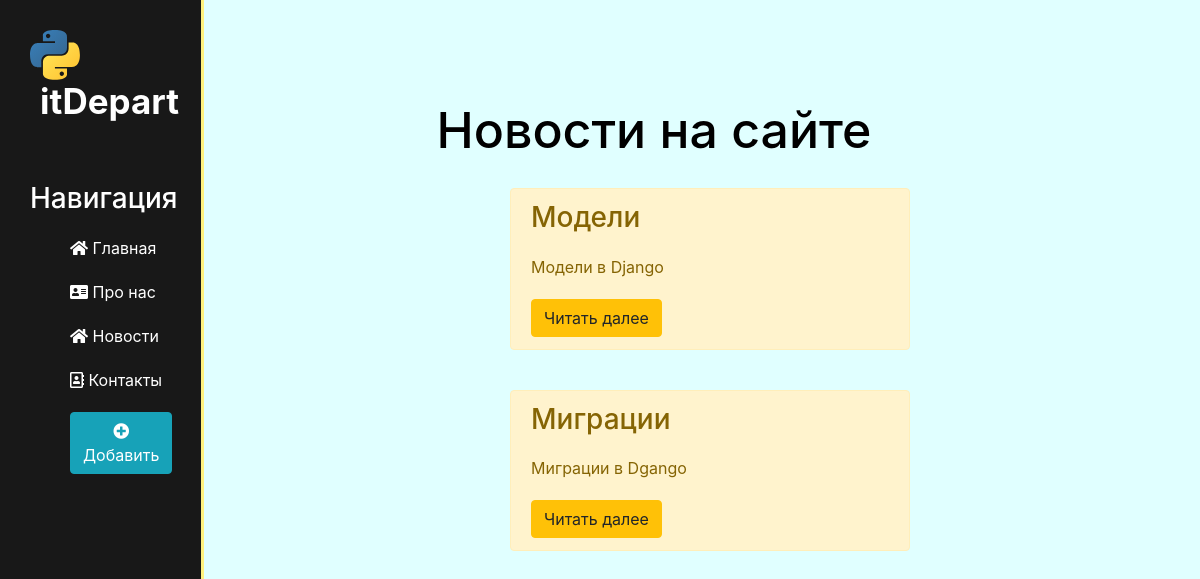
The page /news/ on the database as committed earlier.
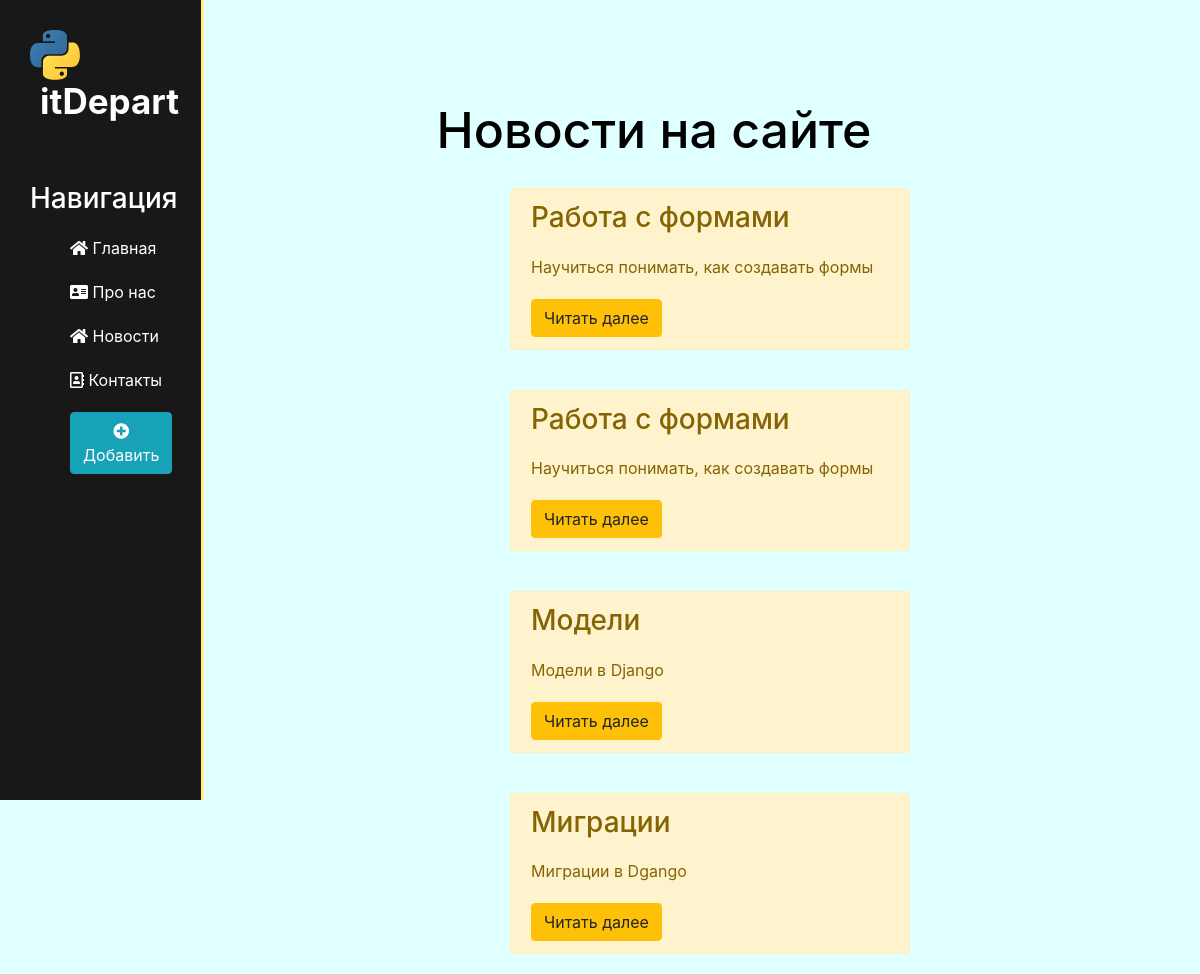
The same page on the database as committed later.
### news/models.py (models this page shows, shortened)
class Articles(models.Model):
    title = models.CharField('Название', max_length=50)
    anons = models.CharField('Анонс', max_length=250)
    full_text = models.TextField('Статья')
    date = models.DateTimeField('Дата публикации')
    class Meta:
        verbose_name = 'Новость'
        verbose_name_plural = 'Новости'

### news/views.py (the view)
# urls.py: path('', views.news_home, name='news_home'),
def news_home(request):
    news = Articles.objects.all().order_by('-date')
    return render(request, 'news/news_home.html', {'news': news})

### news/templates/news/news_home.html (shortened to what this page needs)
{% extends 'main/base.html'%}
{% block content %}
    <div class="features">
        <h1>Новости на сайте</h1>
        {% if news %}
            {% for el in news %}
                <div class="alert alert-warning">
                    <h3>{{ el.title }}</h3>
                    <p>{{ el.anons }}</p>
                    <a href="{% url 'news-detail' el.id %}" class="btn btn-warning">Читать далее</a>
                </div>
            {% endfor %}
        {%else %}
            <p>Новостей нет!</p>
        {% endif %}
    </div>
{% endblock %}

### main/templates/main/base.html (shortened to what this page needs)
{% load static %}
<!DOCTYPE html>
<html lang="en">
<head>
    <link rel="stylesheet" href='https://stackpath.bootstrapcdn.com/bootstrap/4.5.2/css/bootstrap.min.css'>
    <link rel="stylesheet" href="{% static 'main/css/main.css' %}">
    <link rel="stylesheet" href="https://use.fontawesome.com/releases/v5.8.2/css/all.css">
</head>
<body>
    <aside>
        <img src="{% static 'main/img/python-logo.svg' %}" alt="Логотип">
        <span class="logo">itDepart</span>
        <h3>Навигация</h3>
        <ul>
            <a href="{% url 'index' %}"><li><i class="fas fa-home"></i> Главная</li></a>
            <a href="{% url 'about' %}"><li><i class="fas fa-address-card"></i> Про нас</li></a>
            <a href="{% url 'news_home' %}"><li><i class="fas fa-home"></i> Новости</li></a>
            <a href=""><li><i class="far fa-address-book"></i> Контакты</li></a>
            <a href="{% url 'create' %}"><li><button class="btn btn-info"><i class="fas fa-plus-circle"></i> Добавить</li></a>
        </ul>
    </aside>
    <main>
        {% block content %}
        {% endblock %}
    </main>
</body>
</html>

### main/static/main/css/main.css (style rules this page uses)
body { background: lightcyan; }
aside { float: left; background: #181818; width: 17%; padding: 2.5%; height: 100vh; color: #fff; border-right: 3px solid #4d4d4d; border-color: #fff17e; }
aside img { width: 50px; float: left; }
aside .logo { font-size: 35px; margin-left: 10px; font-weight: bold; position: relative; top: -5px; }
aside h3 { margin-top: 50px; font-size: 28px; }
aside ul { list-style: none }
aside ul li { color: #fff; display: block; margin-top: 20px; transition: transform .6s ease; }
main .features { float: left; color: black; margin-top: 100px; text-align: center; width: 75%; }
main .features h1 { font-size: 50px; }
main .features p { max-width: 600px; margin: 20px auto }
.alert-warning { float: left; clear: both; width: 400px; margin: 20px 34%; text-align: left; }

Rows that differ between the two databases and show on the page:
added Articles: title "Работа с формами", anons "Научиться понимать, как создавать формы"
added Articles: title "Работа с формами", anons "Научиться понимать, как создавать формы"
